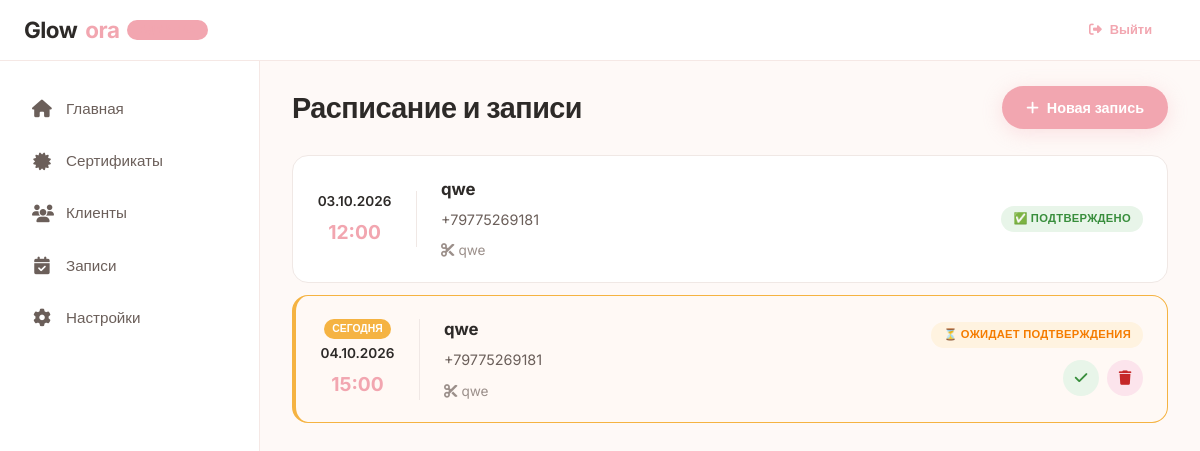
The app's page /admin-dashboard/bookings/ (signed in), older data.
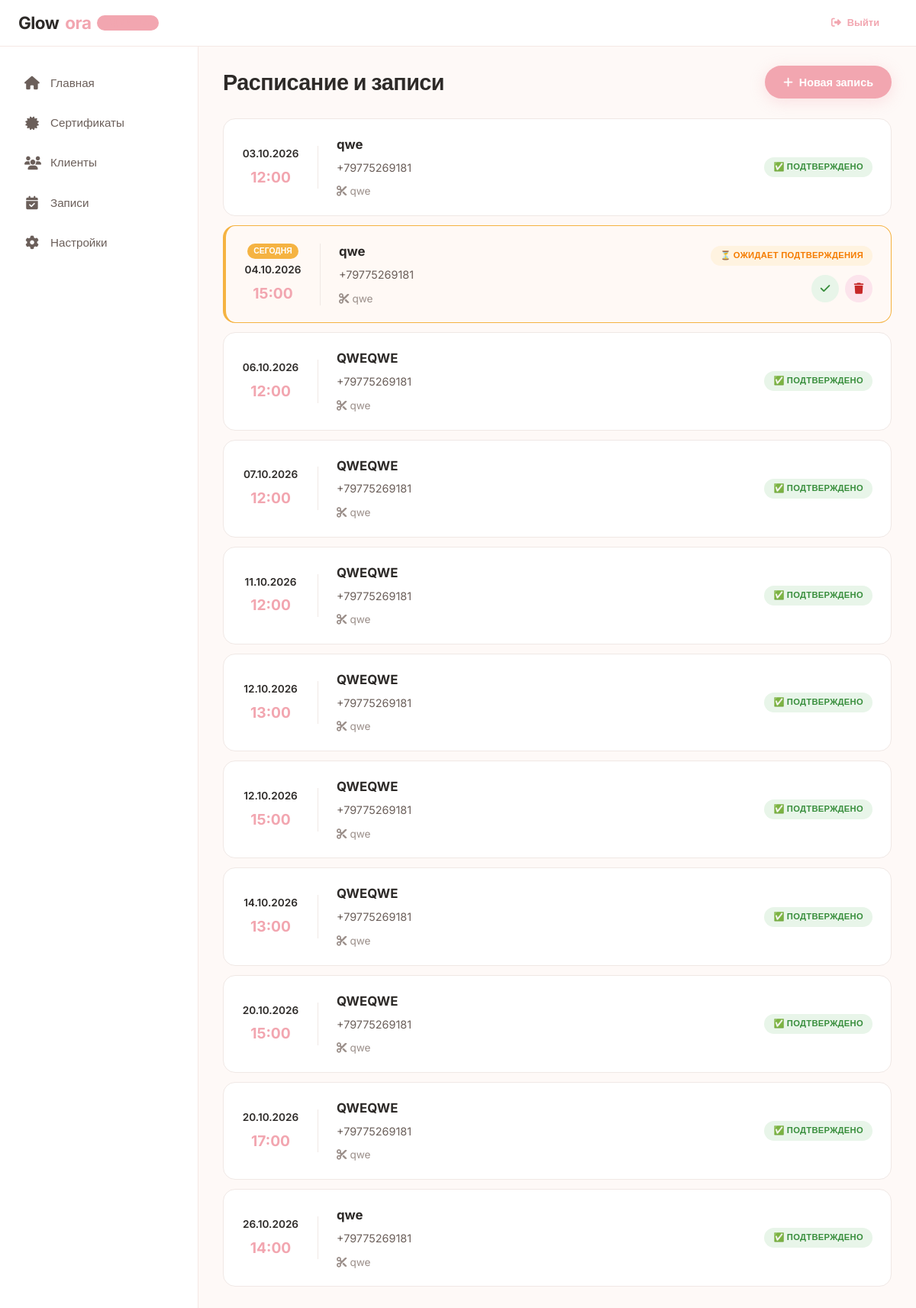
The same page, newer data.
### beauty_app/models.py (models this page shows, shortened)
class Booking(models.Model):
    STATUS_CHOICES = [
        ('pending', '⏳ Ожидает подтверждения'),
        ('confirmed', '✅ Подтверждено'),
        ('cancelled', '❌ Отменено'),
    ]
    client_name = models.CharField('Имя клиента', max_length=100)
    phone = models.CharField('Телефон', max_length=20)
    email = models.EmailField('Электронная почта', blank=True, null=True)
    service = models.ForeignKey(
        'Service',
        on_delete=models.PROTECT,
        verbose_name='Услуга',
        related_name='bookings'
    )
    appointment_datetime = models.DateTimeField('Дата и время записи')
    status = models.CharField('Статус', max_length=20, choices=STATUS_CHOICES, default='confirmed')
    google_event_id = models.CharField('ID события в Google', max_length=255, blank=True, null=True, editable=False)
    created_at = models.DateTimeField('Создано', auto_now_add=True)
    updated_at = models.DateTimeField('Обновлено', auto_now=True)
    class Meta:
        verbose_name = 'Запись клиента'
        verbose_name_plural = 'Записи клиентов'
        ordering = ['-appointment_datetime']

class Service(models.Model):
    category = models.ForeignKey(
        ServiceCategory,
        on_delete=models.SET_NULL,
        null=True,
        blank=True,
        related_name='services'
    )
    name = models.CharField(max_length=200, help_text="Премиум-маникюр")
    description = models.TextField(blank=True, help_text="Краткое описание")
    duration = models.PositiveSmallIntegerField("Длительность", default=15)
    image = models.ImageField(upload_to='services/', blank=True, null=True)
    price = models.DecimalField(max_digits=10, decimal_places=0, default=2500, help_text="Текущая цена")
    old_price = models.DecimalField(max_digits=10, decimal_places=0, blank=True, null=True, help_text="Старая цена (зачёркнутая)")
    rating = models.DecimalField(max_digits=3, decimal_places=1, default=5.0, help_text="4.8, 5.0, и т.д.")
    reviews_count = models.PositiveIntegerField(default=0, help_text="Количество отзывов (109)")
    button_text = models.CharField(max_length=50, default="Запись")
    button_link = models.CharField(max_length=200, default="#", help_text="Ссылка на запись")
    is_active = models.BooleanField(default=True)
    is_bestseller = models.BooleanField(default=False, help_text="Помечать как бестселлер (🔥)")
    order = models.PositiveIntegerField(default=0)
    class Meta:
        ordering = ['order']
        verbose_name = "Услуга"
        verbose_name_plural = "Услуги"

### beauty_app/views.py (the view)
# urls.py: path('admin-dashboard/bookings/', views.BookingsListView.as_view(), name='bookings_list'),
class BookingsListView(AdminRequiredMixin, ListView):
    model = Booking
    template_name = 'beauty_app/admin/bookings_list.html'
    context_object_name = 'bookings'
    def get_queryset(self):
        return Booking.objects.all().order_by('appointment_datetime')
    def get_context_data(self, **kwargs):
        context = super().get_context_data(**kwargs)
        context['today'] = timezone.now().date()
        return context

### beauty_app/views.py (called while the page is built)
    def test_func(self):
        return self.request.user.is_authenticated and self.request.user.is_staff

### beauty_app/templates/beauty_app/admin/bookings_list.html (shortened to what this page needs)
{% extends 'dashboard_base.html' %}
{% load static %}
{% block page_title %}Расписание и записи{% endblock %}
{% block actions %}
    <a href="{% url 'beauty_app:admin_booking_create' %}" class="btn btn-primary">
        <i class="fas fa-plus"></i> Новая запись
    </a>
{% endblock %}
{% block content %}
<div class="dashboard">
    <div class="bookings-section">
        {% if bookings %}
            <div class="bookings-list">
                {% for booking in bookings %}
                    <div class="booking-card {% if booking.appointment_datetime.date == today %}booking-today{% endif %} {% if booking.status == 'cancelled' %}booking-cancelled{% endif %}">
                        <div class="booking-datetime">
                            <div class="booking-date">
                                {% if booking.appointment_datetime.date == today %}
                                    <span class="today-badge">Сегодня</span>
                                {% endif %}
                                {{ booking.appointment_datetime|date:"d.m.Y" }}
                            </div>
                            <div class="booking-time">{{ booking.appointment_datetime|date:"H:i" }}</div>
                        </div>
                        <div class="booking-info">
                            <div class="client-name">{{ booking.client_name }}</div>
                            <div class="client-phone">
                                <a href="tel:{{ booking.phone }}">{{ booking.phone }}</a>
                            </div>
                            <div class="service-name">
                                <i class="fas fa-cut"></i> {{ booking.service.name }}
                            </div>
                        </div>
                        <div class="booking-actions">
                            <span class="status-badge status-{{ booking.status }}">
                                {{ booking.get_status_display }}
                            </span>
                            {% if booking.status == 'pending' %}
                                <div class="action-buttons">
                                    <form method="post" action="{% url 'beauty_app:booking_confirm' booking.pk %}">
                                        <button type="submit" class="btn-icon btn-confirm" title="Подтвердить">
                                            <i class="fas fa-check"></i>
                                        </button>
                                    </form>
                                    <form method="post" action="{% url 'beauty_app:booking_cancel' booking.pk %}">
                                        <button type="submit" class="btn-icon btn-delete" title="Отменить" onclick="return confirm('Отменить эту запись?')">
                                            <i class="fas fa-trash"></i>
                                        </button>
                                    </form>
                                </div>
                            {% endif %}
                        </div>
                    </div>
                {% endfor %}
            </div>
        {% endif %}
    </div>
</div>
{% endblock %}

### templates/dashboard_base.html (shortened to what this page needs)
{% load static %}
<!DOCTYPE html>
<html lang="ru">
<head>
    <link rel="stylesheet" href="https://cdnjs.cloudflare.com/ajax/libs/font-awesome/6.5.0/css/all.min.css" />
    <link rel="stylesheet" href="{% static 'beauty_app/css/admin.css' %}" />
    <link rel="stylesheet" href="{% static 'beauty_app/css/mobile.css' %}" />
</head>
<body>
    <header class="admin-header">
        <div class="header-container">
            <div class="header-logo">
                <a href="{% url 'beauty_app:dashboard' %}">
                    Glow<span>ora</span>
                    <span class="admin-badge">Админка</span>
                </a>
            </div>
            <div class="header-actions">
                {% if user.is_authenticated %}
                <form action="/logout/" method="post">
                    <button type="submit" href="{% url 'beauty_app:logout' %}" class="btn btn-sm btn-outline logout-btn">
                        <i class="fas fa-sign-out-alt"></i> Выйти
                    </button>
                </form>
                {% endif %}
            </div>
        </div>
    </header>
    <div class="admin-wrapper">
        <aside class="admin-sidebar" id="sidebar">
            <nav class="sidebar-nav">
                <ul>
                    <li>
                        <a href="{% url 'beauty_app:dashboard' %}" class="{% if request.resolver_match.url_name == 'dashboard' %}active{% endif %}">
                            <i class="fas fa-home"></i>
                            <span>Главная</span>
                        </a>
                    </li>
                    <li>
                        <a href="{% url 'cert_app:list' %}" class="{% if request.resolver_match.app_name == 'cert_app' %}active{% endif %}">
                            <i class="fas fa-certificate"></i>
                            <span>Сертификаты</span>
                        </a>
                    </li>
                    <li>
                        <a href="#">
                            <i class="fas fa-users"></i>
                            <span>Клиенты</span>
                        </a>
                    </li>
                    <li>
                        <a href="#">
                            <i class="fas fa-calendar-check"></i>
                            <span>Записи</span>
                        </a>
                    </li>
                    <li>
                        <a href="#">
                            <i class="fas fa-cog"></i>
                            <span>Настройки</span>
                        </a>
                    </li>
                </ul>
            </nav>
        </aside>
        <main class="admin-content">
            <div class="content-header">
                <h1>{% block page_title %}Панель управления{% endblock %}</h1>
                <div class="content-actions">
                    {% block actions %}{% endblock %}
                </div>
            </div>
            <div class="content-body">
                {% block content %}{% endblock %}
            </div>
        </main>
    </div>
</body>
</html>

### static/beauty_app/css/admin.css (style rules this page uses)
* { margin: 0; padding: 0; box-sizing: border-box; }
:root { --primary: #f2a6b0; --primary-dark: #e8919c; --primary-light: #fce8e5; --bg: #fef9f7; --text: #2d2a28; --text-light: #6b5f5a; --white: #fff; --border: #f5e8e5; --shadow: 0 4px 20px rgba(0, 0, 0, 0.06); --radius: 16px; --transition: 0.3s ease; }
body { font-family: 'Inter', sans-serif; background: var(--bg); color: var(--text); line-height: 1.6; }
a { text-decoration: none; color: inherit; }
.admin-header { background: var(--white); border-bottom: 1px solid var(--border); padding: 12px 24px; position: sticky; top: 0; z-index: 100; backdrop-filter: blur(12px); background: rgba(255, 255, 255, 0.95); }
.header-container { max-width: 100%; display: flex; align-items: center; justify-content: space-between; }
.header-logo a { font-size: 1.4rem; font-weight: 700; letter-spacing: -0.5px; color: var(--text); display: flex; align-items: center; gap: 8px; }
.header-logo a span { color: var(--primary); }
.admin-badge { font-size: 0.65rem; font-weight: 600; color: var(--white); background: var(--primary); padding: 2px 12px; border-radius: 40px; letter-spacing: 0.5px; text-transform: uppercase; }
.admin-wrapper { display: flex; min-height: calc(100vh - 70px); }
.admin-sidebar { width: 260px; background: var(--white); border-right: 1px solid var(--border); padding: 24px 16px; display: flex; flex-direction: column; justify-content: space-between; flex-shrink: 0; transition: var(--transition); }
.sidebar-nav ul { list-style: none; }
.sidebar-nav li { margin-bottom: 4px; }
.sidebar-nav a { display: flex; align-items: center; gap: 14px; padding: 12px 16px; border-radius: var(--radius); font-weight: 500; font-size: 0.95rem; color: var(--text-light); transition: var(--transition); }
.sidebar-nav a i { width: 20px; font-size: 1.1rem; text-align: center; }
.logout-btn { display: flex; align-items: center; gap: 14px; padding: 12px 16px; border-radius: var(--radius); font-weight: 500; font-size: 0.95rem; color: #d4838e; transition: var(--transition); }
.admin-content { flex: 1; padding: 24px 32px 40px; }
.content-header { display: flex; align-items: center; justify-content: space-between; flex-wrap: wrap; gap: 16px; margin-bottom: 24px; }
.content-header h1 { font-size: 1.8rem; font-weight: 700; letter-spacing: -0.5px; }
.content-actions { display: flex; gap: 12px; }
.btn { display: inline-flex; align-items: center; gap: 8px; padding: 10px 24px; border-radius: 60px; font-weight: 600; font-size: 0.9rem; border: none; cursor: pointer; transition: var(--transition); text-decoration: none; }
.btn-primary { background: var(--primary); color: var(--white); box-shadow: 0 4px 20px rgba(242, 166, 176, 0.3); }
.btn-outline { background: transparent; color: var(--primary); border: 1.5px solid var(--primary); }
.btn-sm { padding: 6px 16px; font-size: 0.8rem; }

Row changes from the older to the newer data that the page shows:
added Booking: appointment_datetime "06.10.2026", appointment_datetime "12:00", client_name "QWEQWE", phone "+79775269181", service.name "qwe", status "✅ ПОДТВЕРЖДЕНО"
added Booking: appointment_datetime "07.10.2026", appointment_datetime "12:00", client_name "QWEQWE", phone "+79775269181", service.name "qwe", status "✅ ПОДТВЕРЖДЕНО"
added Booking: appointment_datetime "11.10.2026", appointment_datetime "12:00", client_name "QWEQWE", phone "+79775269181", service.name "qwe", status "✅ ПОДТВЕРЖДЕНО"
added Booking: appointment_datetime "12.10.2026", appointment_datetime "13:00", client_name "QWEQWE", phone "+79775269181", service.name "qwe", status "✅ ПОДТВЕРЖДЕНО"
added Booking: appointment_datetime "12.10.2026", appointment_datetime "15:00", client_name "QWEQWE", phone "+79775269181", service.name "qwe", status "✅ ПОДТВЕРЖДЕНО"
added Booking: appointment_datetime "14.10.2026", appointment_datetime "13:00", client_name "QWEQWE", phone "+79775269181", service.name "qwe", status "✅ ПОДТВЕРЖДЕНО"
added Booking: appointment_datetime "20.10.2026", appointment_datetime "15:00", client_name "QWEQWE", phone "+79775269181", service.name "qwe", status "✅ ПОДТВЕРЖДЕНО"
added Booking: appointment_datetime "20.10.2026", appointment_datetime "17:00", client_name "QWEQWE", phone "+79775269181", service.name "qwe", status "✅ ПОДТВЕРЖДЕНО"
added Booking: appointment_datetime "26.10.2026", appointment_datetime "14:00", client_name "qwe", phone "+79775269181", service.name "qwe", status "✅ ПОДТВЕРЖДЕНО"
